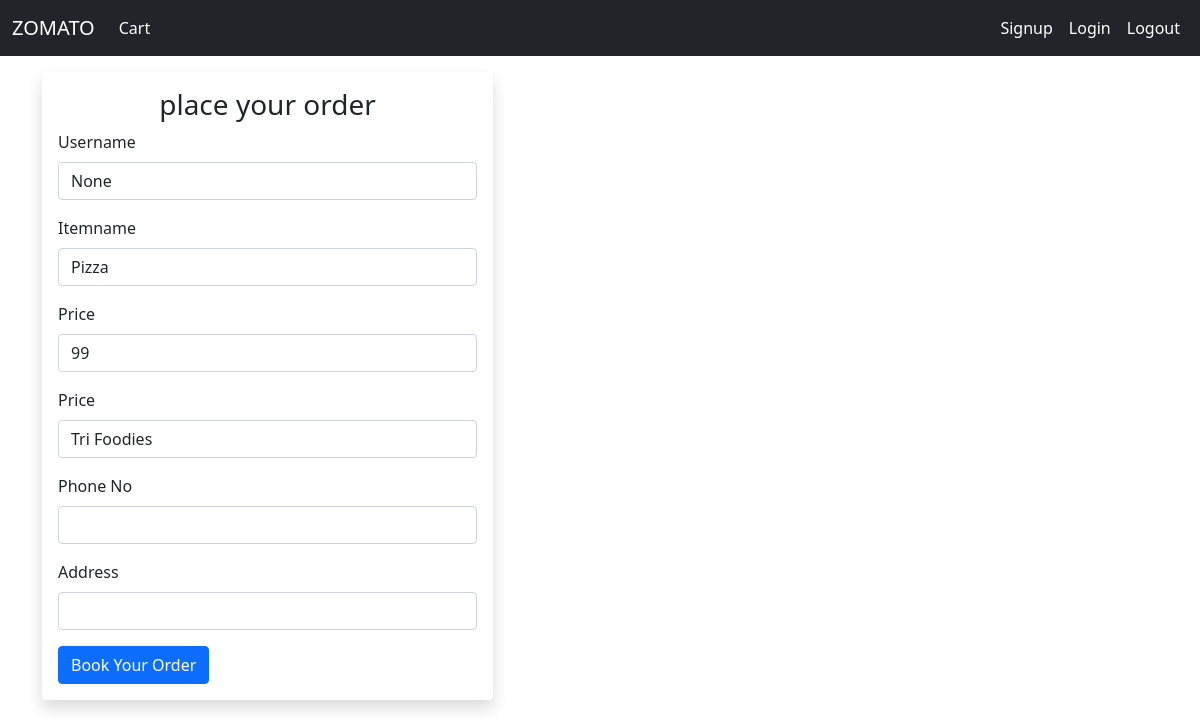
/cart/2, run on the app's committed database.
### app/models.py (models this page shows)
class Menu(models.Model):
    RestaurantName = models.ForeignKey(Restaurant,on_delete=models.CASCADE)
    ItemName = models.ForeignKey(Item,on_delete=models.CASCADE)
    price = models.IntegerField(default=0)

class Item(models.Model):
    ItemName = models.CharField(max_length=100)
    def __str__(self):
        return self.ItemName

class Restaurant(models.Model):
    RestaurantNmame = models.CharField(max_length=100)
    phoneno = models.IntegerField(max_length=12)
    address = models.CharField(max_length=500)
    def __str__(self):
        return self.RestaurantNmame

### app/views.py (the view, shortened to what this page needs)
# urls.py: path('cart/<int:pk>',views.Cart.as_view()),
class Cart(View):
    def get(self,request,pk = None):
        itemName = Menu.objects.filter(id = pk)
        username =  request.session.get('custome_firstname')
        print(username)
        print(itemName)
        data = {
            "itemName":itemName,
            "username":username
        }
        return render(request,'cart.html',data)

### templates/cart.html (shortened to what this page needs)
{% extends 'base.html'%}
{% load static %}
{% block content %}
  <div class="container pt-3">
    <div class="row">
      <div class="col-sm-5">
        <div class="shadow p-3 mb-5 bg-body rounded">
            <form action="" method="POST">
                <h3 class="text-center"> place your order </h3>
                {% for i in itemName %}
                <div class="mb-3">
                  <label for="exampleInputEmail1" class="form-label">Username </label>
                  <input type="text" name="username" value="{{username}}" class="form-control" id="exampleInputEmail1" aria-describedby="emailHelp">
                </div>
                <div class="mb-3">
                  <label for="exampleInputPassword1" class="form-label">Itemname</label>
                  <input type="text" name="itemname" value="{{i.ItemName}}" class="form-control" id="exampleInputPassword1">
                </div>
                <div class="mb-3">
                  <label for="exampleInputPassword1" class="form-label">Price</label>
                  <input type="text" name="price" value="{{i.price}}" class="form-control" id="exampleInputPassword1">
                </div>
                <div class="mb-3">
                  <label for="exampleInputPassword1" class="form-label">Price</label>
                  <input type="text" name="restaurant" value="{{i.RestaurantName}}" class="form-control" id="exampleInputPassword1">
                </div>
                <div class="mb-3">
                  <label for="exampleInputPassword1" class="form-label">Phone No</label>
                  <input type="text" name="phoneno" class="form-control" id="exampleInputPassword1">
                </div>
                <div class="mb-3">
                  <label for="exampleInputPassword1" class="form-label">Address</label>
                  <input type="text" name="address" class="form-control" id="exampleInputPassword1">
                </div>
                <button type="submit" class="btn btn-primary">Book Your Order</button>
                {% endfor %}
              </form>
        </div>
      </div>
      <div class="col-sm-5 offset-sm-2">
      </div>
  </div>
  </div>
{%endblock%}

### templates/base.html (shortened to what this page needs)
<!doctype html>
<html lang="en">
  <head>
    <link href="https://cdn.jsdelivr.net/npm/bootstrap@5.0.2/dist/css/bootstrap.min.css" rel="stylesheet">
  </head>
  <body>
    <nav class="navbar navbar-expand-lg navbar-dark bg-dark">
        <div class="container-fluid">
          <a class="navbar-brand" href="/">ZOMATO</a>
          <div class="collapse navbar-collapse" id="navbarSupportedContent">
            <ul class="navbar-nav me-auto mb-2 mb-lg-0">
              <li class="nav-item">
                <a class="nav-link active" aria-current="page" href="#">Cart</a>
              </li>
            </ul>
            <form class="d-flex">
              <ul class="navbar-nav me-auto mb-2 mb-lg-0">
                <li class="nav-item">
                  <a class="nav-link active" aria-current="page" href="/signup">Signup</a>
                </li>
                <li class="nav-item">
                  <a class="nav-link active" aria-current="page" href="/login">Login</a>
                </li>
                <li class="nav-item">
                  <a class="nav-link active" aria-current="page" href="/logout">Logout</a>
                </li>
              </ul>
            </form>
        </div>
      </nav>
    {% block content %}
    {%endblock%}
  </body>
</html>

### data on the page
Menu: username "None", itemname "Pizza", price "99", restaurant "Tri Foodies"
